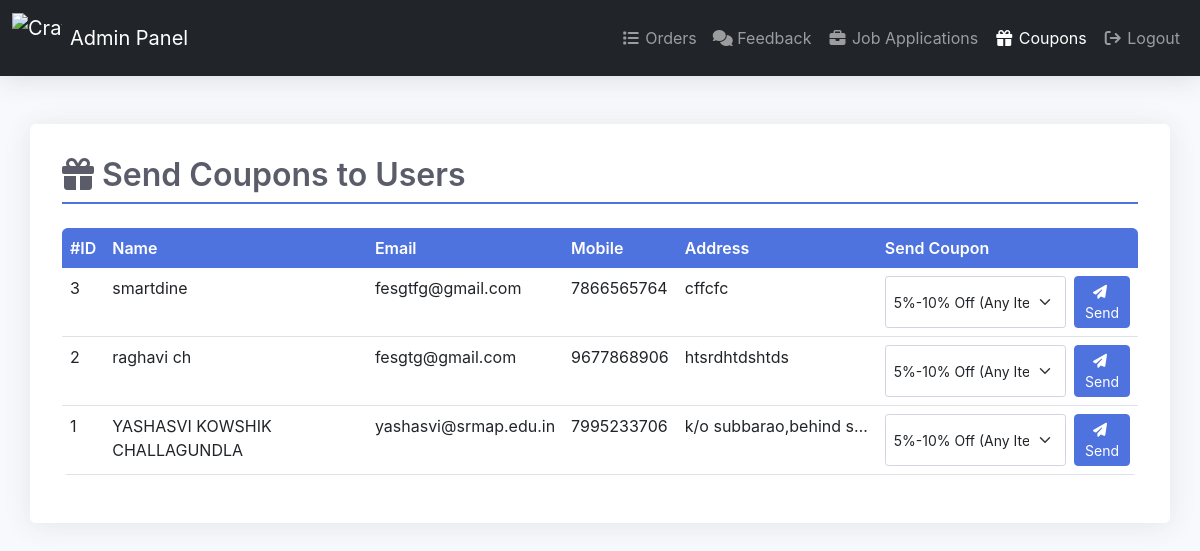
/admin_coupons.php (signed in), run on the app's committed database.
### tables this page shows
CREATE TABLE `users` (
  `id` int(11) NOT NULL,
  `name` varchar(100) NOT NULL,
  `mobile` varchar(15) NOT NULL,
  `email` varchar(100) NOT NULL,
  `address` text NOT NULL,
  `password` varchar(255) NOT NULL,
  `created_at` timestamp NOT NULL DEFAULT current_timestamp()
);

### admin_coupons.php (the view, shortened to what this page needs)
<?php
include("db.php");
$users_result = mysqli_query($conn, "SELECT * FROM users ORDER BY id DESC");
?>
<!DOCTYPE html>
<html lang="en">
<head>
    <link href="https://cdn.jsdelivr.net/npm/bootstrap@5.3.0/dist/css/bootstrap.min.css" rel="stylesheet">
    <link rel="stylesheet" href="https://cdnjs.cloudflare.com/ajax/libs/font-awesome/6.4.0/css/all.min.css">
</head>
<body>
<nav class="navbar navbar-expand-lg navbar-dark bg-dark">
    <div class="container-fluid">
        <a class="navbar-brand d-flex align-items-center" href="admin_dashboard.php">
            <img src="food_images/cravfoods_logo.png" alt="CravFoods Logo" width="50" height="50" class="me-2">
            <span>Admin Panel</span>
        </a>
        <div class="collapse navbar-collapse" id="navbarNav">
            <ul class="navbar-nav ms-auto">
                <li class="nav-item"><a class="nav-link" href="admin_orders.php"><i class="fa fa-fw fa-list"></i> Orders</a></li>
                <li class="nav-item"><a class="nav-link" href="admin_feedback.php"><i class="fa fa-fw fa-comments"></i> Feedback</a></li>
                <li class="nav-item"><a class="nav-link" href="admin_support.php"><i class="fa fa-fw fa-briefcase"></i> Job Applications</a></li>
                <li class="nav-item"><a class="nav-link active" href="admin_coupons.php"><i class="fa fa-fw fa-gift"></i> Coupons</a></li>
                <li class="nav-item"><a class="nav-link" href="admin_logout.php"><i class="fa fa-fw fa-sign-out"></i> Logout</a></li>
            </ul>
        </div>
    </div>
</nav>
<div class="container mt-5">
    <h2 class="mb-4"><i class="fas fa-gift me-2"></i>Send Coupons to Users</h2>
    <div class="table-responsive">
        <table class="table table-hover">
            <thead>
                <tr>
                    <th>#ID</th>
                    <th>Name</th>
                    <th>Email</th>
                    <th>Mobile</th>
                    <th>Address</th>
                    <th>Send Coupon</th>
                </tr>
            </thead>
            <tbody>
                <?php while ($user = mysqli_fetch_assoc($users_result)): ?>
                    <tr>
                        <td><?= htmlspecialchars($user['id']) ?></td>
                        <td><?= htmlspecialchars($user['name']) ?></td>
                        <td><?= htmlspecialchars($user['email']) ?></td>
                        <td><?= htmlspecialchars($user['mobile']) ?></td>
                        <td class="address-cell" title="<?= htmlspecialchars($user['address']) ?>">
                            <?= htmlspecialchars($user['address']) ?>
                        </td>
                        <td>
                            <form method="POST" class="d-flex flex-column flex-md-row gap-2">
                                <select name="coupon_type" class="form-select form-select-sm" required>
                                    <option value="general" class="coupon-type-general">5%-10% Off (Any Item)</option>
                                </select>
                                <button type="submit" name="send_coupon" class="btn btn-primary btn-sm">
                                    <i class="fas fa-paper-plane me-1"></i> Send
                                </button>
                            </form>
                        </td>
                    </tr>
                <?php endwhile; ?>
            </tbody>
        </table>
    </div>
</div>
</body>
</html>

### admin_coupons.php (style rules this page uses)
:root { --primary-color: #4e73df; --secondary-color: #1cc88a; --dark-color: #5a5c69; }
body { background-color: #f8f9fc; font-family: 'Nunito', -apple-system, BlinkMacSystemFont, 'Segoe UI', Roboto, sans-serif; }
.navbar { box-shadow: 0 0.15rem 1.75rem 0 rgba(58, 59, 69, 0.15); }
.container { background-color: white; border-radius: 0.35rem; box-shadow: 0 0.15rem 1.75rem 0 rgba(58, 59, 69, 0.1); padding: 2rem; margin-top: 2rem; }
h2 { color: var(--dark-color); font-weight: 600; border-bottom: 2px solid var(--primary-color); padding-bottom: 0.5rem; }
.table { border-radius: 0.35rem; overflow: hidden; }
.table thead th { background-color: var(--primary-color); color: white; font-weight: 600; border: none; }
.table tbody tr { transition: all 0.2s; }
.table tbody tr:nth-child(even) { background-color: #f8f9fc; }
.btn-primary { background-color: var(--primary-color); border-color: var(--primary-color); }
.form-select { border-radius: 0.2rem; border: 1px solid #d1d3e2; }
.coupon-type-general { color: var(--primary-color); font-weight: 600; }
.address-cell { max-width: 200px; white-space: nowrap; overflow: hidden; text-overflow: ellipsis; }

### data on the page
users: id "3", name "smartdine", email "fesgtfg@gmail.com", mobile "7866565764", address "cffcfc"
users: id "2", name "raghavi ch", email "fesgtg@gmail.com", mobile "9677868906", address "htsrdhtdshtds"
users: id "1", name "YASHASVI KOWSHIK CHALLAGUNDLA", email "yashasvi@srmap.edu.in", mobile "7995233706", address "k/o subbarao,behind s…"
